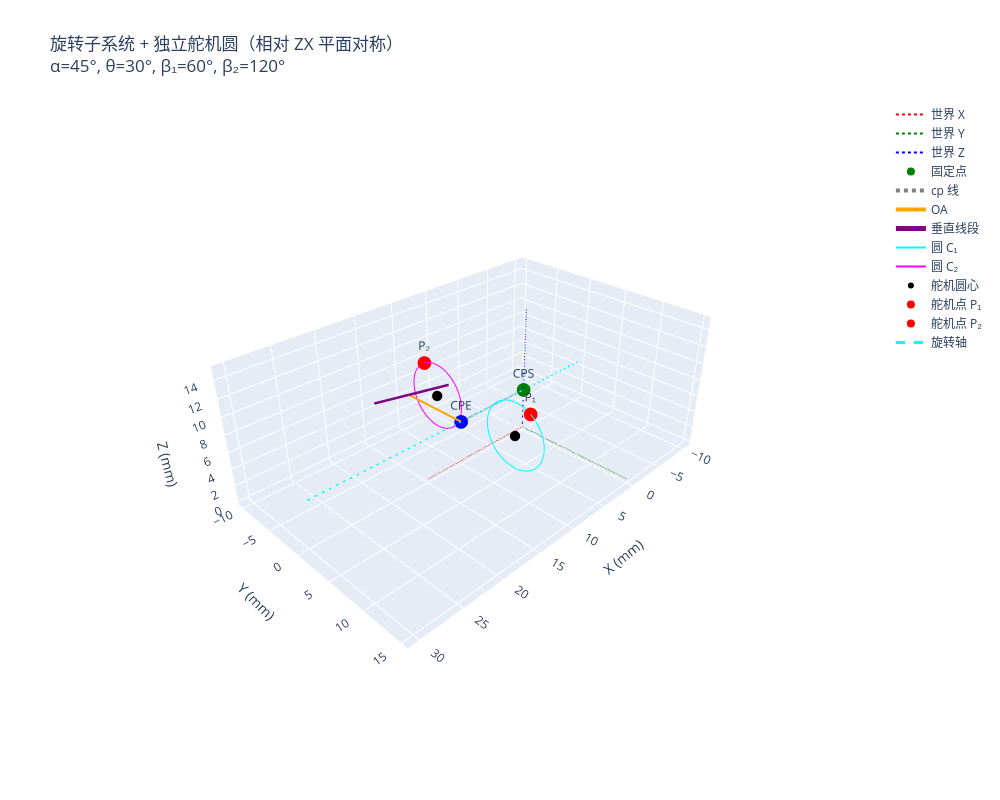

The code cell stored with this chart in its notebook:
### Code cell
import numpy as np
import plotly.graph_objects as go

# ============================================================
# 系统参数
# ============================================================

# 世界坐标系中的固定点
z0 = 5.0
L_cp = 10.0
CPS = np.array([0.0, 0.0, z0])
CPE = np.array([L_cp, 0.0, z0])

# rotate-sub-system 内部参数
L_A = 7.0
L_B = 14.0
alpha_deg = 45
theta_deg = 30

# 舵机圆参数（世界坐标，独立于旋转子系统）
x_e = 8.0      # 圆心 X 坐标
y_e = 6.0      # 圆心 Y 坐标（对称）
z_e = 5.0      # 圆心 Z 坐标
R = 4.0        # 圆半径
beta1_deg = 60
beta2_deg = 120

alpha = np.deg2rad(alpha_deg)
theta = np.deg2rad(theta_deg)
beta1 = np.deg2rad(beta1_deg)
beta2 = np.deg2rad(beta2_deg)

# ============================================================
# 辅助函数
# ============================================================

def rot_x_matrix(angle_rad):
    c = np.cos(angle_rad)
    s = np.sin(angle_rad)
    return np.array([
        [1, 0, 0],
        [0, c, -s],
        [0, s, c]
    ])

def transform_to_world(points_local):
    """将局部坐标点（相对于 CPE）变换到世界坐标"""
    Rmat = rot_x_matrix(theta)
    points_world = np.zeros_like(points_local)
    for i, p in enumerate(points_local):
        points_world[i] = CPE + Rmat @ p
    return points_world

def generate_circle_points(center, R, num_points=50):
    """生成圆上的点（世界坐标），圆平行于 zy 平面"""
    phi = np.linspace(0, 2*np.pi, num_points)
    points = np.array([
        center + np.array([0, R*np.cos(phi_i), R*np.sin(phi_i)])
        for phi_i in phi
    ])
    return points

# ============================================================
# 1. 旋转子系统（OA + 垂直线段）
# ============================================================

xA = L_A * np.sin(alpha)
zA = L_A * np.cos(alpha)
A_local = np.array([xA, 0.0, zA])
half_LB = L_B / 2.0
A_plus_local = np.array([xA,  half_LB, zA])
A_minus_local = np.array([xA, -half_LB, zA])

A_world, A_plus_world, A_minus_world = transform_to_world(
    np.array([A_local, A_plus_local, A_minus_local])
)

# ============================================================
# 2. 舵机圆（独立于旋转子系统，世界坐标固定）
# ============================================================

C1 = np.array([x_e,  y_e, z_e])
C2 = np.array([x_e, -y_e, z_e])

P1 = C1 + np.array([0, R*np.cos(beta1), R*np.sin(beta1)])
P2 = C2 + np.array([0, R*np.cos(beta2), R*np.sin(beta2)])

circle1_points = generate_circle_points(C1, R)
circle2_points = generate_circle_points(C2, R)

# ============================================================
# 3. 构建 Plotly 图形
# ============================================================

fig = go.Figure()

# ---- 世界坐标轴（虚线） ----
world_axis_ends = np.array([[15,0,0], [0,15,0], [0,0,15]])
colors = ['red', 'green', 'blue']
labels = ['世界 X', '世界 Y', '世界 Z']
for i, end in enumerate(world_axis_ends):
    fig.add_trace(go.Scatter3d(
        x=[0, end[0]], y=[0, end[1]], z=[0, end[2]],
        mode='lines', line=dict(color=colors[i], width=2, dash='dot'),
        name=labels[i]
    ))

# ---- CPS / CPE ----
fig.add_trace(go.Scatter3d(
    x=[CPS[0], CPE[0]], y=[CPS[1], CPE[1]], z=[CPS[2], CPE[2]],
    mode='markers+text', marker=dict(size=8, color=['green','blue']),
    text=['CPS', 'CPE'], textposition='top center', name='固定点'
))

# ---- cp 线 ----
fig.add_trace(go.Scatter3d(
    x=[CPS[0], CPE[0]], y=[CPS[1], CPE[1]], z=[CPS[2], CPE[2]],
    mode='lines', line=dict(color='gray', width=4, dash='dot'), name='cp 线'
))

# ---- OA 线段 ----
fig.add_trace(go.Scatter3d(
    x=[CPE[0], A_world[0]], y=[CPE[1], A_world[1]], z=[CPE[2], A_world[2]],
    mode='lines', line=dict(color='orange', width=4), name='OA'
))

# ---- 垂直线段 ----
fig.add_trace(go.Scatter3d(
    x=[A_plus_world[0], A_minus_world[0]],
    y=[A_plus_world[1], A_minus_world[1]],
    z=[A_plus_world[2], A_minus_world[2]],
    mode='lines', line=dict(color='purple', width=5), name='垂直线段'
))

# ---- 舵机圆（线框） ----
fig.add_trace(go.Scatter3d(
    x=circle1_points[:,0], y=circle1_points[:,1], z=circle1_points[:,2],
    mode='lines', line=dict(color='cyan', width=2), name='圆 C₁'
))
fig.add_trace(go.Scatter3d(
    x=circle2_points[:,0], y=circle2_points[:,1], z=circle2_points[:,2],
    mode='lines', line=dict(color='magenta', width=2), name='圆 C₂'
))

# ---- 舵机圆心 ----
fig.add_trace(go.Scatter3d(
    x=[C1[0], C2[0]], y=[C1[1], C2[1]], z=[C1[2], C2[2]],
    mode='markers', marker=dict(size=6, color='black'), name='舵机圆心'
))

# ---- 舵机圆上的点（P₁, P₂） ----
fig.add_trace(go.Scatter3d(
    x=[P1[0]], y=[P1[1]], z=[P1[2]],
    mode='markers+text', marker=dict(size=8, color='red'),
    text=['P₁'], textposition='top center', name='舵机点 P₁'
))
fig.add_trace(go.Scatter3d(
    x=[P2[0]], y=[P2[1]], z=[P2[2]],
    mode='markers+text', marker=dict(size=8, color='red'),
    text=['P₂'], textposition='top center', name='舵机点 P₂'
))

# ---- 旋转轴（经过 CPE，沿 X 方向） ----
axis_len = 20
fig.add_trace(go.Scatter3d(
    x=[CPE[0]-axis_len, CPE[0]+axis_len],
    y=[CPE[1], CPE[1]],
    z=[CPE[2], CPE[2]],
    mode='lines', line=dict(color='cyan', width=3, dash='dash'), name='旋转轴'
))

# ============================================================
# 绘图设置
# ============================================================
fig.update_layout(
    title=f'旋转子系统 + 独立舵机圆（相对 ZX 平面对称）<br>'
          f'α={alpha_deg}°, θ={theta_deg}°, β₁={beta1_deg}°, β₂={beta2_deg}°',
    scene=dict(
        xaxis_title='X (mm)', yaxis_title='Y (mm)', zaxis_title='Z (mm)',
        aspectmode='data', camera=dict(eye=dict(x=1.8, y=1.8, z=1.5))
    ),
    width=1000, height=800, showlegend=True
)

fig.show()

# ============================================================
# 打印信息
# ============================================================
print("舵机圆圆心 C₁:", C1)
print("舵机圆圆心 C₂:", C2)
print("P₁ 世界坐标:", P1)
print("P₂ 世界坐标:", P2)

### Figure 1 — Plotly figure (JSON) as saved in the notebook; plotly's stock layout.template omitted (floating-point values rounded to 4 significant figures)
{"data": [{"line": {"color": "red", "dash": "dot", "width": 2}, "mode": "lines", "name": "世界 X", "type": "scatter3d", "x": [0, 15], "y": [0, 0], "z": [0, 0]}, {"line": {"color": "green", "dash": "dot", "width": 2}, "mode": "lines", "name": "世界 Y", "type": "scatter3d", "x": [0, 0], "y": [0, 15], "z": [0, 0]}, {"line": {"color": "blue", "dash": "dot", "width": 2}, "mode": "lines", "name": "世界 Z", "type": "scatter3d", "x": [0, 0], "y": [0, 0], "z": [0, 15]}, {"marker": {"color": ["green", "blue"], "size": 8}, "mode": "markers+text", "name": "固定点", "text": ["CPS", "CPE"], "textposition": "top center", "type": "scatter3d", "x": [0, 10], "y": [0, 0], "z": [5, 5]}, {"line": {"color": "gray", "dash": "dot", "width": 4}, "mode": "lines", "name": "cp 线", "type": "scatter3d", "x": [0, 10], "y": [0, 0], "z": [5, 5]}, {"line": {"color": "orange", "width": 4}, "mode": "lines", "name": "OA", "type": "scatter3d", "x": [10, 14.95], "y": [0, -2.475], "z": [5, 9.287]}, {"line": {"color": "purple", "width": 5}, "mode": "lines", "name": "垂直线段", "type": "scatter3d", "x": [14.95, 14.95], "y": [3.587, -8.537], "z": [12.79, 5.787]}, {"line": {"color": "cyan", "width": 2}, "mode": "lines", "name": "圆 C₁", "type": "scatter3d", "x": [8.0, 8.0, 8.0, 8.0, 8.0, 8.0, 8.0, 8.0, 8.0, 8.0, 8.0, 8.0, 8.0, 8.0, 8.0, 8.0, 8.0, 8.0, 8.0, 8.0, 8.0, 8.0, 8.0, 8.0, 8.0, 8.0, 8.0, 8.0, 8.0, 8.0, 8.0, 8.0, 8.0, 8.0, 8.0, 8.0, 8.0, 8.0, 8.0, 8.0, 8.0, 8.0, 8.0, 8.0, 8.0, 8.0, 8.0, 8.0, 8.0, 8.0], "y": [10.0, 9.967, 9.869, 9.708, 9.485, 9.206, 8.873, 8.494, 8.074, 7.619, 7.138, 6.638, 6.128, 5.616, 5.11, 4.619, 4.15, 3.712, 3.311, 2.954, 2.648, 2.396, 2.204, 2.074, 2.008, 2.008, 2.074, 2.204, 2.396, 2.648, 2.954, 3.311, 3.712, 4.15, 4.619, 5.11, 5.616, 6.128, 6.638, 7.138, 7.619, 8.074, 8.494, 8.873, 9.206, 9.485, 9.708, 9.869, 9.967, 10.0], "z": [5.0, 5.512, 6.015, 6.501, 6.963, 7.392, 7.783, 8.127, 8.421, 8.658, 8.835, 8.949, 8.998, 8.982, 8.9, 8.754, 8.546, 8.281, 7.961, 7.593, 7.182, 6.736, 6.26, 5.765, 5.256, 4.744, 4.235, 3.74, 3.264, 2.818, 2.407, 2.039, 1.719, 1.454, 1.246, 1.1, 1.018, 1.002, 1.051, 1.165, 1.342, 1.579, 1.873, 2.217, 2.608, 3.037, 3.499, 3.985, 4.488, 5.0]}, {"line": {"color": "magenta", "width": 2}, "mode": "lines", "name": "圆 C₂", "type": "scatter3d", "x": [8.0, 8.0, 8.0, 8.0, 8.0, 8.0, 8.0, 8.0, 8.0, 8.0, 8.0, 8.0, 8.0, 8.0, 8.0, 8.0, 8.0, 8.0, 8.0, 8.0, 8.0, 8.0, 8.0, 8.0, 8.0, 8.0, 8.0, 8.0, 8.0, 8.0, 8.0, 8.0, 8.0, 8.0, 8.0, 8.0, 8.0, 8.0, 8.0, 8.0, 8.0, 8.0, 8.0, 8.0, 8.0, 8.0, 8.0, 8.0, 8.0, 8.0], "y": [-2.0, -2.033, -2.131, -2.292, -2.515, -2.794, -3.127, -3.506, -3.926, -4.381, -4.862, -5.362, -5.872, -6.384, -6.89, -7.381, -7.85, -8.288, -8.689, -9.046, -9.352, -9.604, -9.796, -9.926, -9.992, -9.992, -9.926, -9.796, -9.604, -9.352, -9.046, -8.689, -8.288, -7.85, -7.381, -6.89, -6.384, -5.872, -5.362, -4.862, -4.381, -3.926, -3.506, -3.127, -2.794, -2.515, -2.292, -2.131, -2.033, -2.0], "z": [5.0, 5.512, 6.015, 6.501, 6.963, 7.392, 7.783, 8.127, 8.421, 8.658, 8.835, 8.949, 8.998, 8.982, 8.9, 8.754, 8.546, 8.281, 7.961, 7.593, 7.182, 6.736, 6.26, 5.765, 5.256, 4.744, 4.235, 3.74, 3.264, 2.818, 2.407, 2.039, 1.719, 1.454, 1.246, 1.1, 1.018, 1.002, 1.051, 1.165, 1.342, 1.579, 1.873, 2.217, 2.608, 3.037, 3.499, 3.985, 4.488, 5.0]}, {"marker": {"color": "black", "size": 6}, "mode": "markers", "name": "舵机圆心", "type": "scatter3d", "x": [8, 8], "y": [6, -6], "z": [5, 5]}, {"marker": {"color": "red", "size": 8}, "mode": "markers+text", "name": "舵机点 P₁", "text": ["P₁"], "textposition": "top center", "type": "scatter3d", "x": [8], "y": [8], "z": [8.464]}, {"marker": {"color": "red", "size": 8}, "mode": "markers+text", "name": "舵机点 P₂", "text": ["P₂"], "textposition": "top center", "type": "scatter3d", "x": [8], "y": [-8.0], "z": [8.464]}, {"line": {"color": "cyan", "dash": "dash", "width": 3}, "mode": "lines", "name": "旋转轴", "type": "scatter3d", "x": [-10, 30], "y": [0, 0], "z": [5, 5]}], "layout": {"height": 800, "scene": {"aspectmode": "data", "camera": {"eye": {"x": 1.8, "y": 1.8, "z": 1.5}}, "xaxis": {"title": {"text": "X (mm)"}}, "yaxis": {"title": {"text": "Y (mm)"}}, "zaxis": {"title": {"text": "Z (mm)"}}}, "showlegend": true, "title": {"text": "旋转子系统 + 独立舵机圆（相对 ZX 平面对称）<br>α=45°, θ=30°, β₁=60°, β₂=120°"}, "width": 1000}}
